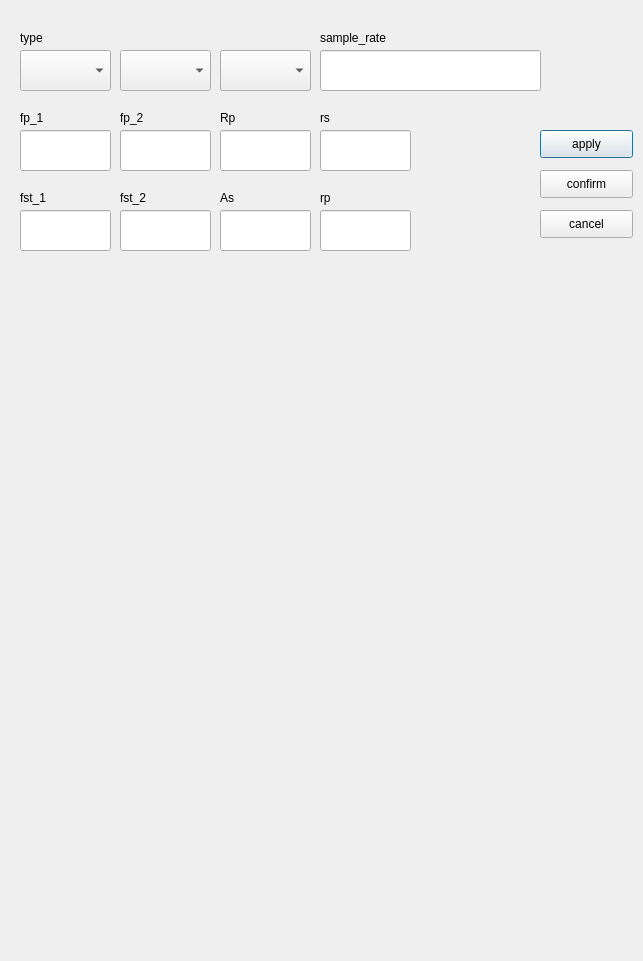
<?xml version="1.0" encoding="UTF-8"?>
<ui version="4.0">
 <class>FilterDesign</class>
 <widget class="QDialog" name="FilterDesign">
  <property name="geometry">
   <rect>
    <x>0</x>
    <y>0</y>
    <width>643</width>
    <height>961</height>
   </rect>
  </property>
  <property name="windowTitle">
   <string>Filter Design</string>
  </property>
  <widget class="QLabel" name="fp_1_label">
   <property name="geometry">
    <rect>
     <x>20</x>
     <y>110</y>
     <width>72</width>
     <height>15</height>
    </rect>
   </property>
   <property name="text">
    <string>fp_1</string>
   </property>
  </widget>
  <widget class="QLabel" name="fst_1_label">
   <property name="geometry">
    <rect>
     <x>20</x>
     <y>190</y>
     <width>72</width>
     <height>15</height>
    </rect>
   </property>
   <property name="text">
    <string>fst_1</string>
   </property>
  </widget>
  <widget class="QWidget" name="verticalLayoutWidget">
   <property name="geometry">
    <rect>
     <x>20</x>
     <y>270</y>
     <width>611</width>
     <height>681</height>
    </rect>
   </property>
   <layout class="QVBoxLayout" name="verticalLayout"/>
  </widget>
  <widget class="QPushButton" name="apply_button">
   <property name="geometry">
    <rect>
     <x>540</x>
     <y>130</y>
     <width>93</width>
     <height>28</height>
    </rect>
   </property>
   <property name="text">
    <string>apply</string>
   </property>
  </widget>
  <widget class="QPushButton" name="confirm_button">
   <property name="geometry">
    <rect>
     <x>540</x>
     <y>170</y>
     <width>93</width>
     <height>28</height>
    </rect>
   </property>
   <property name="text">
    <string>confirm</string>
   </property>
  </widget>
  <widget class="QPushButton" name="cancel_button">
   <property name="geometry">
    <rect>
     <x>540</x>
     <y>210</y>
     <width>93</width>
     <height>28</height>
    </rect>
   </property>
   <property name="text">
    <string>cancel</string>
   </property>
  </widget>
  <widget class="QLabel" name="typeof_filt">
   <property name="geometry">
    <rect>
     <x>20</x>
     <y>30</y>
     <width>72</width>
     <height>15</height>
    </rect>
   </property>
   <property name="text">
    <string>type</string>
   </property>
  </widget>
  <widget class="QComboBox" name="band_type_combo">
   <property name="geometry">
    <rect>
     <x>20</x>
     <y>50</y>
     <width>91</width>
     <height>41</height>
    </rect>
   </property>
  </widget>
  <widget class="QLabel" name="fst_2_label">
   <property name="geometry">
    <rect>
     <x>120</x>
     <y>190</y>
     <width>72</width>
     <height>15</height>
    </rect>
   </property>
   <property name="text">
    <string>fst_2</string>
   </property>
  </widget>
  <widget class="QLabel" name="fp_2_label">
   <property name="geometry">
    <rect>
     <x>120</x>
     <y>110</y>
     <width>72</width>
     <height>15</height>
    </rect>
   </property>
   <property name="text">
    <string>fp_2</string>
   </property>
  </widget>
  <widget class="QLabel" name="sample_rate_label">
   <property name="geometry">
    <rect>
     <x>320</x>
     <y>30</y>
     <width>91</width>
     <height>16</height>
    </rect>
   </property>
   <property name="text">
    <string>sample_rate</string>
   </property>
  </widget>
  <widget class="QComboBox" name="FIR_IRR_type_combo">
   <property name="geometry">
    <rect>
     <x>120</x>
     <y>50</y>
     <width>91</width>
     <height>41</height>
    </rect>
   </property>
  </widget>
  <widget class="QComboBox" name="FIR_type_combo">
   <property name="geometry">
    <rect>
     <x>220</x>
     <y>50</y>
     <width>91</width>
     <height>41</height>
    </rect>
   </property>
  </widget>
  <widget class="QComboBox" name="IRR_type_combo">
   <property name="geometry">
    <rect>
     <x>220</x>
     <y>50</y>
     <width>91</width>
     <height>41</height>
    </rect>
   </property>
  </widget>
  <widget class="QLabel" name="As_label">
   <property name="geometry">
    <rect>
     <x>220</x>
     <y>190</y>
     <width>72</width>
     <height>15</height>
    </rect>
   </property>
   <property name="text">
    <string>As</string>
   </property>
  </widget>
  <widget class="QLabel" name="Rp_label">
   <property name="geometry">
    <rect>
     <x>220</x>
     <y>110</y>
     <width>72</width>
     <height>15</height>
    </rect>
   </property>
   <property name="text">
    <string>Rp</string>
   </property>
  </widget>
  <widget class="QLabel" name="cheby_rs">
   <property name="geometry">
    <rect>
     <x>320</x>
     <y>110</y>
     <width>72</width>
     <height>15</height>
    </rect>
   </property>
   <property name="text">
    <string>rs</string>
   </property>
  </widget>
  <widget class="QLabel" name="cheby_rp">
   <property name="geometry">
    <rect>
     <x>320</x>
     <y>190</y>
     <width>72</width>
     <height>15</height>
    </rect>
   </property>
   <property name="text">
    <string>rp</string>
   </property>
  </widget>
  <widget class="QLineEdit" name="rp_line">
   <property name="geometry">
    <rect>
     <x>320</x>
     <y>210</y>
     <width>91</width>
     <height>41</height>
    </rect>
   </property>
  </widget>
  <widget class="QLineEdit" name="rs_line">
   <property name="geometry">
    <rect>
     <x>320</x>
     <y>130</y>
     <width>91</width>
     <height>41</height>
    </rect>
   </property>
  </widget>
  <widget class="QLineEdit" name="Rp_line">
   <property name="geometry">
    <rect>
     <x>220</x>
     <y>130</y>
     <width>91</width>
     <height>41</height>
    </rect>
   </property>
  </widget>
  <widget class="QLineEdit" name="As_line">
   <property name="geometry">
    <rect>
     <x>220</x>
     <y>210</y>
     <width>91</width>
     <height>41</height>
    </rect>
   </property>
  </widget>
  <widget class="QLineEdit" name="fst_2_line">
   <property name="geometry">
    <rect>
     <x>120</x>
     <y>210</y>
     <width>91</width>
     <height>41</height>
    </rect>
   </property>
  </widget>
  <widget class="QLineEdit" name="fp_2_line">
   <property name="geometry">
    <rect>
     <x>120</x>
     <y>130</y>
     <width>91</width>
     <height>41</height>
    </rect>
   </property>
  </widget>
  <widget class="QLineEdit" name="fst_1_line">
   <property name="geometry">
    <rect>
     <x>20</x>
     <y>210</y>
     <width>91</width>
     <height>41</height>
    </rect>
   </property>
  </widget>
  <widget class="QLineEdit" name="fp_1_line">
   <property name="geometry">
    <rect>
     <x>20</x>
     <y>130</y>
     <width>91</width>
     <height>41</height>
    </rect>
   </property>
  </widget>
  <widget class="QLineEdit" name="sample_rate_line">
   <property name="geometry">
    <rect>
     <x>320</x>
     <y>50</y>
     <width>221</width>
     <height>41</height>
    </rect>
   </property>
  </widget>
 </widget>
 <resources/>
 <connections/>
</ui>
